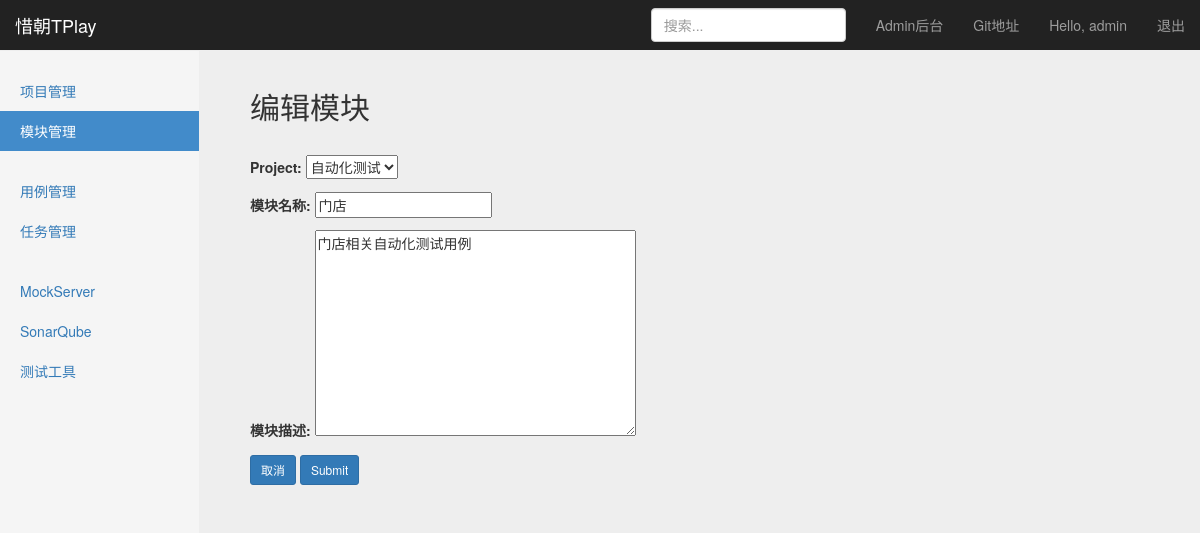
The page /manage/edit_module/1/ (signed in) on the database its author committed.
### project_app/models.py (models this page shows)
class Module(models.Model):
    project = models.ForeignKey(Project, on_delete=models.CASCADE)
    name = models.CharField("模块名称", max_length=150, blank=False, null=True)
    description = models.TextField("模块描述", default="")
    created_at = models.DateTimeField("创建时间", auto_now=True)

class Project(models.Model):
    name = models.CharField("项目名称", max_length=50, blank=False, null=True)
    description = models.TextField("项目描述", default="")
    status = models.BooleanField("项目状态", default=False)
    created_at = models.DateTimeField("创建时间", auto_now=True)
    def __str__(self):
        return self.name

### project_app/views/module_views.py (the view)
# urls.py: path('edit_module/<int:mid>/', module_views.edit_module),
@login_required()
def edit_module(request, mid):
    if request.method == 'POST':
        form = EditModuleForm(request.POST)
        if form.is_valid():
            model = Module.objects.get(id=mid)
            model.project = form.cleaned_data["project"]
            model.name = form.cleaned_data["name"]
            model.description = form.cleaned_data["description"]
            model.save()
            return HttpResponseRedirect('/manage/module_manage/')
    else:
        if mid > 0 and isinstance(mid, int):
            form = EditModuleForm(
                instance=Module.objects.get(id=mid)
            )
            return render(request, 'module_manage.html', {
                "form": form,
                "type": "edit"})

### project_app/forms.py
class EditModuleForm(forms.ModelForm):
    class Meta:
        model = Module
        exclude = ["created_at"]

### templates/module_manage.html (shortened to what this page needs)
{% extends 'base.html'%}
    {% block content %}
    <nav class="navbar navbar-inverse navbar-fixed-top">
      <div class="container-fluid">
        <div class="navbar-header">
          <a class="navbar-brand" href="#">惜朝TPlay</a>
        </div>
        <div id="navbar" class="navbar-collapse collapse">
          <ul class="nav navbar-nav navbar-right">
            <li><a target="_blank" href="/admin/">Admin后台</a></li>
            <li><a target="_blank" href="https://github.com/yuzhujinchi/XiZhaoTPlay">Git地址</a></li>
            <li><a href="#">Hello, {{user}}</a></li>
            <li><a href="/logout/">退出</a></li>
          </ul>
          <form class="navbar-form navbar-right">
            <input type="text" class="form-control" placeholder="搜索...">
          </form>
        </div>
      </div>
    </nav>
    <div class="container-fluid">
      <div class="row">
        <div class="col-sm-3 col-md-2 sidebar">
          <ul class="nav nav-sidebar">
            <li><a href="/manage/project_manage/">项目管理<span class="sr-only">(current)</span></a></li>
            <li class="active"><a href="/manage/module_manage/">模块管理</a></li>
          </ul>
          <ul class="nav nav-sidebar">
            <li><a href="/manage/testCase_manage/">用例管理</a></li>
            <li><a href="">任务管理</a></li>
          </ul>
          <ul class="nav nav-sidebar">
            <li><a href="">MockServer</a></li>
            <li><a href="">SonarQube</a></li>
            <li><a href="">测试工具</a></li>
          </ul>
        </div>
      </div>
      {% if type == "edit" %}
        <div class="col-sm-9 col-sm-offset-3 col-md-10 col-md-offset-2 main">
          <div class="sub-header">
            <h2 class="sub-header" align="left">编辑模块</h2>
          </div>
          <div class="table-responsive">
            <form role="form" method="post">
              {{form.as_p}}
              <a type="button" class="btn btn-primary btn-sm" onclick="window.location.href='/manage/module_manage/'" >取消</a>
              <input id="editSubmitButton" type="submit" class="btn btn-primary btn-sm" >
            </form>
          </div>
        </div>
      {% endif %}
    </div>
  {% endblock %}

### static/css/signin.css (style rules this page uses)
body { padding-top: 40px; padding-bottom: 40px; background-color: #eee; }

### static/css/dashboard.css (style rules this page uses)
body { padding-top: 50px; }
.sub-header { padding-bottom: 10px; border-bottom: 1px solid #eee; }
.navbar-fixed-top { border: 0; }
.sidebar { display: none; }
@media (min-width: 768px) { .sidebar { position: fixed; top: 51px; bottom: 0; left: 0; z-index: 1000; display: block; padding: 20px; overflow-x: hidden; overflow-y: auto; background-color: #f5f5f5; border-right: 1px solid #eee; } }
.nav-sidebar { margin-right: -21px; margin-bottom: 20px; margin-left: -20px; }
.nav-sidebar > li > a { padding-right: 20px; padding-left: 20px; }
.nav-sidebar > .active > a, .nav-sidebar > .active > a:hover, .nav-sidebar > .active > a:focus { color: #fff; background-color: #428bca; }
.main { padding: 20px; }
@media (min-width: 768px) { .main { padding-right: 40px; padding-left: 40px; } }

### rows shown on the page
Module: project "自动化测试", description "门店相关自动化测试用例"
Project: name "门店"

### other values the page prints
{{ user }} "admin"
